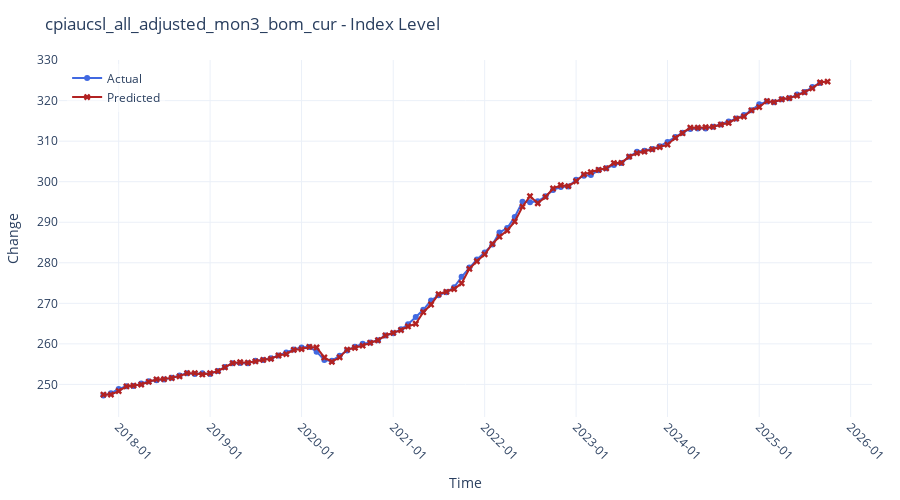

Notebook cell for this chart:
### Code cell
plot_forecasts(df,plot_type='index')
